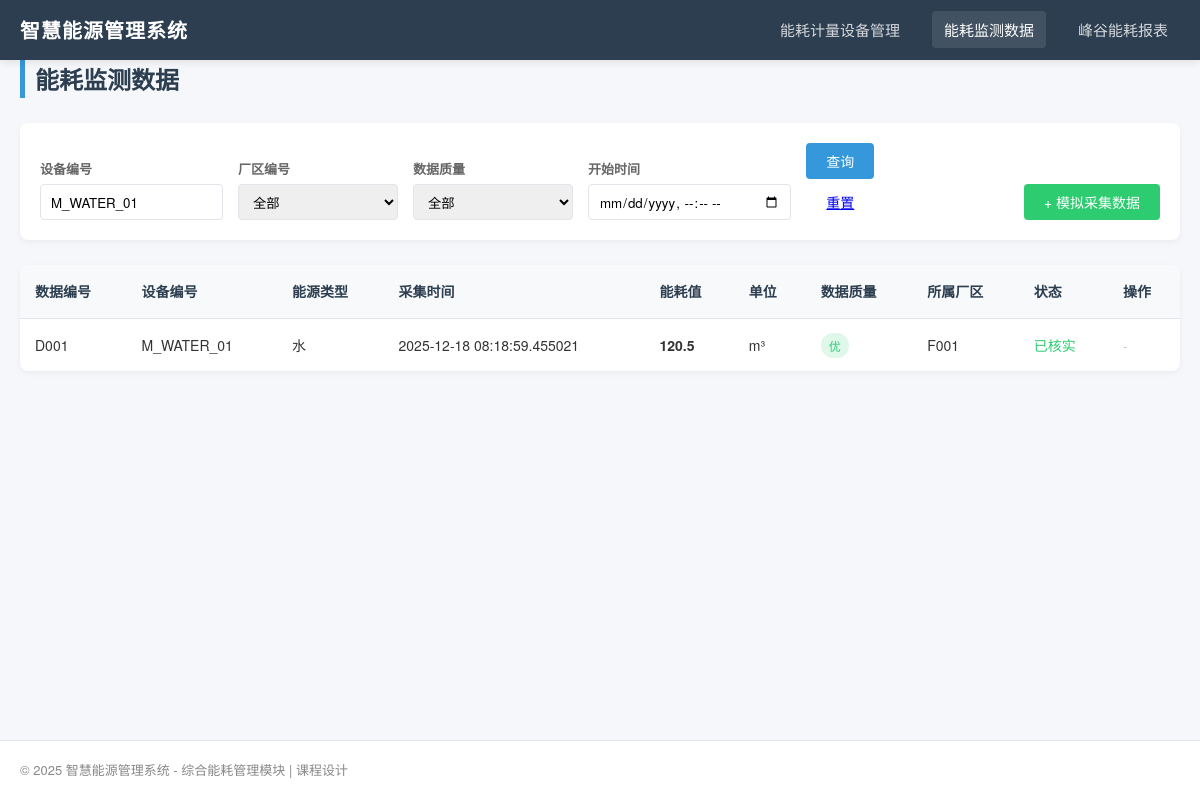
The page /energy/monitor_data?meter_id=M_WATER_01 on the database its author committed.
### backend/models.py (models this page shows, shortened)
class EnergyMonitor(db.Model):
    __tablename__ = "energy_monitor"
    data_id = db.Column(db.String(30), primary_key=True)
    meter_id = db.Column(db.String(20), db.ForeignKey("energy_meter.meter_id"), nullable=False)
    collect_time = db.Column(db.DateTime, nullable=False)
    energy_value = db.Column(db.Float, nullable=False)
    unit = db.Column(db.String(10), nullable=False)
    data_quality = db.Column(db.Enum("优", "良", "中", "差"), default="良")
    factory_id = db.Column(db.String(20), nullable=False)
    is_verified = db.Column(db.Boolean, default=False)
    peak_valley = db.relationship("PeakValleyEnergy", backref="monitor_data", lazy=True, uselist=False)

class EnergyMeter(db.Model):
    __tablename__ = "energy_meter"
    meter_id = db.Column(db.String(20), primary_key=True, comment="设备编号")
    factory_id = db.Column(db.String(20), db.ForeignKey("factory_area.factory_id"), nullable=False, comment="所属厂区编号")
    energy_type = db.Column(db.Enum("水", "蒸汽", "天然气"), nullable=False, comment="能源类型")
    install_location = db.Column(db.String(100), nullable=False, comment="安装位置")
    pipe_spec = db.Column(db.String(20), comment="管径规格")
    comm_protocol = db.Column(db.Enum("RS485", "Lora"), nullable=False, comment="通讯协议")
    run_status = db.Column(db.Enum("正常", "故障"), default="正常", comment="运行状态")
    calib_cycle = db.Column(db.Integer, nullable=False, comment="校准周期")
    manufacturer = db.Column(db.String(50), comment="生产厂家")
    create_time = db.Column(db.DateTime, default=datetime.now)
    monitor_datas = db.relationship("EnergyMonitor", backref="meter", lazy=True)

### backend/routes/energy_routes.py (the view)
@energy_bp.route('/monitor_data')
def monitor_data():
    meter_id = request.args.get('meter_id')
    factory_id = request.args.get('factory_id')
    quality = request.args.get('data_quality')
    start_time = request.args.get('start_time')
    factories = [f.factory_id for f in FactoryArea.query.all()]
    query = EnergyMonitor.query
    if meter_id:
        query = query.filter(EnergyMonitor.meter_id.like(f"%{meter_id}%"))
    if factory_id:
        query = query.filter_by(factory_id=factory_id)
    if quality:
        query = query.filter_by(data_quality=quality)
    if start_time:
        try:
            dt = datetime.strptime(start_time, "%Y-%m-%dT%H:%M")
            query = query.filter(EnergyMonitor.collect_time >= dt)
        except:
            pass
    datas = query.order_by(EnergyMonitor.collect_time.desc()).all()
    filters = {
        "meter_id": meter_id, "factory_id": factory_id,
        "data_quality": quality, "start_time": start_time
    }
    return render_template('monitor_data.html', monitor_datas=datas, factories=factories, filters=filters)

### frontend/templates/monitor_data.html (shortened to what this page needs)
{% extends "base.html" %}
{% block content %}
    <h1 class="page-title">能耗监测数据</h1>
    <div class="filter-bar">
        <div class="filter-item">
            <label>设备编号</label>
            <input type="text" id="s_meter_id" placeholder="输入设备ID" value="{{ filters.meter_id or '' }}">
        </div>
        <div class="filter-item">
            <label>厂区编号</label>
            <select id="s_factory_id">
                <option value="">全部</option>
            </select>
        </div>
        <div class="filter-item">
            <label>数据质量</label>
            <select id="s_data_quality">
                <option value="">全部</option>
            </select>
        </div>
        <div class="filter-item">
            <label>开始时间</label>
            <input type="datetime-local" id="s_start_time" value="{{ filters.start_time or '' }}">
        </div>
        <div class="filter-item">
            <button class="btn btn-primary" onclick="filterMonitorData()">查询</button>
            <a href="{{ url_for('energy.monitor_data') }}" class="btn">重置</a>
        </div>
        <div class="filter-item" style="margin-left: auto;">
             <button class="btn btn-success" onclick="simulateCollection()">+ 模拟采集数据</button>
        </div>
    </div>
    <div class="table-responsive">
        <table class="data-table">
            <thead>
                <tr>
                    <th>数据编号</th>
                    <th>设备编号</th>
                    <th>能源类型</th>
                    <th>采集时间</th>
                    <th>能耗值</th>
                    <th>单位</th>
                    <th>数据质量</th>
                    <th>所属厂区</th>
                    <th>状态</th>
                    <th>操作</th>
                </tr>
            </thead>
            <tbody>
                {% if monitor_datas %}
                    {% for data in monitor_datas %}
                    <tr>
                        <td>{{ data.data_id }}</td>
                        <td>{{ data.meter_id }}</td>
                        <td>{{ data.meter.energy_type }}</td>
                        <td>{{ data.collect_time }}</td>
                        <td style="font-weight: bold;">{{ data.energy_value }}</td>
                        <td>{{ data.unit }}</td>
                        <td>
                            {% if data.data_quality == '优' %}
                                <span class="status-badge status-normal">优</span>
                            {% else %}
                                <span class="status-badge status-fault">{{ data.data_quality }}</span>
                            {% endif %}
                        </td>
                        <td>{{ data.factory_id }}</td>
                        <td>
                            {% if data.is_verified %}
                                <span style="color: var(--success-color);">已核实</span>
                            {% else %}
                                <span style="color: #f39c12;">待核实</span>
                            {% endif %}
                        </td>
                        <td>
                            {% if not data.is_verified and data.data_quality in ['中', '差'] %}
                                <button class="btn btn-primary btn-sm" onclick="verifyData('{{ data.data_id }}')">人工核实</button>
                            {% else %}
                                <span style="color:#ccc;">-</span>
                            {% endif %}
                        </td>
                    </tr>
                    {% endfor %}
                {% else %}
                    <tr><td colspan="10" style="text-align: center; color: #999;">暂无监测数据</td></tr>
                {% endif %}
            </tbody>
        </table>
    </div>
{% endblock %}

### frontend/static/css/style.css (style rules this page uses)
:root { --primary-color: #3498db; --secondary-color: #2c3e50; --success-color: #2ecc71; --warning-color: #f1c40f; --danger-color: #e74c3c; --light-bg: #f5f7fa; --border-color: #e1e4e8; --text-color: #333; }
* { margin: 0; padding: 0; box-sizing: border-box; font-family: "Microsoft YaHei", "Helvetica Neue", Arial, sans-serif; }
body { background-color: var(--light-bg); color: var(--text-color); line-height: 1.6; }
.page-title { font-size: 24px; color: var(--secondary-color); margin-bottom: 25px; padding-left: 10px; border-left: 5px solid var(--primary-color); }
.filter-bar { background-color: #fff; padding: 20px; border-radius: 8px; box-shadow: 0 2px 6px rgba(0,0,0,0.05); margin-bottom: 25px; display: flex; flex-wrap: wrap; gap: 15px; align-items: flex-end; }
.filter-item { display: flex; flex-direction: column; gap: 5px; }
.filter-item label { font-size: 13px; color: #666; font-weight: 600; }
.filter-item select, .filter-item input { height: 36px; padding: 0 10px; border: 1px solid var(--border-color); border-radius: 4px; min-width: 160px; outline: none; }
.btn { height: 36px; padding: 0 20px; border: none; border-radius: 4px; cursor: pointer; font-size: 14px; font-weight: 500; transition: all 0.2s; display: inline-flex; align-items: center; justify-content: center; }
.btn-primary { background-color: var(--primary-color); color: #fff; }
.btn-success { background-color: var(--success-color); color: #fff; }
.table-responsive { overflow-x: auto; background: #fff; border-radius: 8px; box-shadow: 0 2px 6px rgba(0,0,0,0.05); }
.data-table { width: 100%; border-collapse: collapse; min-width: 800px; }
.data-table th, .data-table td { padding: 15px; text-align: left; border-bottom: 1px solid var(--border-color); font-size: 14px; }
.data-table th { background-color: #f8f9fa; color: var(--secondary-color); font-weight: 600; white-space: nowrap; }
.data-table tr:last-child td { border-bottom: none; }
.status-badge { padding: 4px 8px; border-radius: 12px; font-size: 12px; font-weight: 500; }
.status-normal { background-color: rgba(46, 204, 113, 0.15); color: var(--success-color); }

### rows shown on the page
EnergyMonitor: data_id "D001", meter_id "M_WATER_01", meter.energy_type "水", collect_time "2025-12-18 08:18:59.455021", energy_value "120.5", unit "m³", data_quality "优", factory_id "F001", is_verified "已核实"
